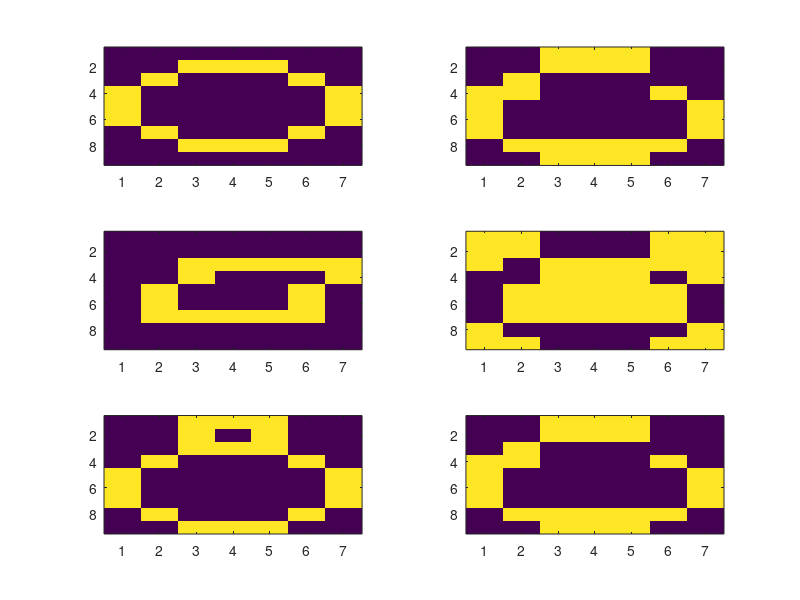
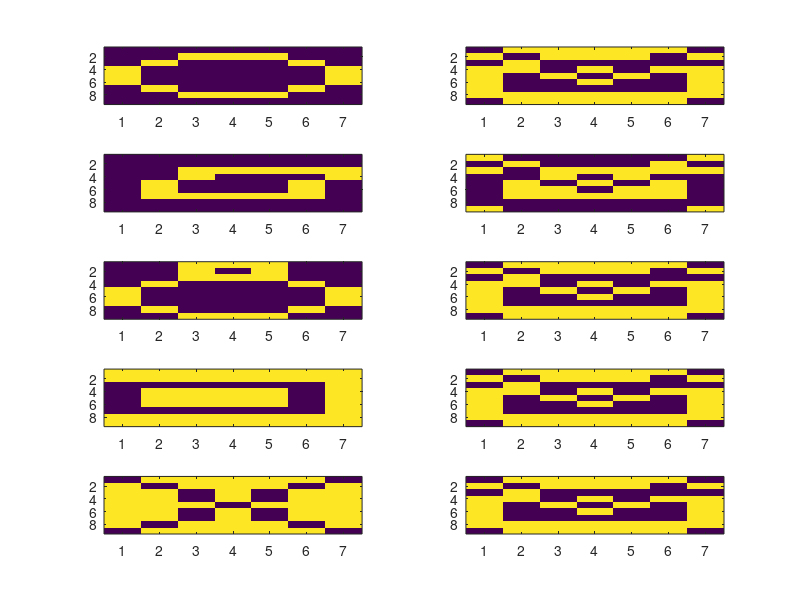
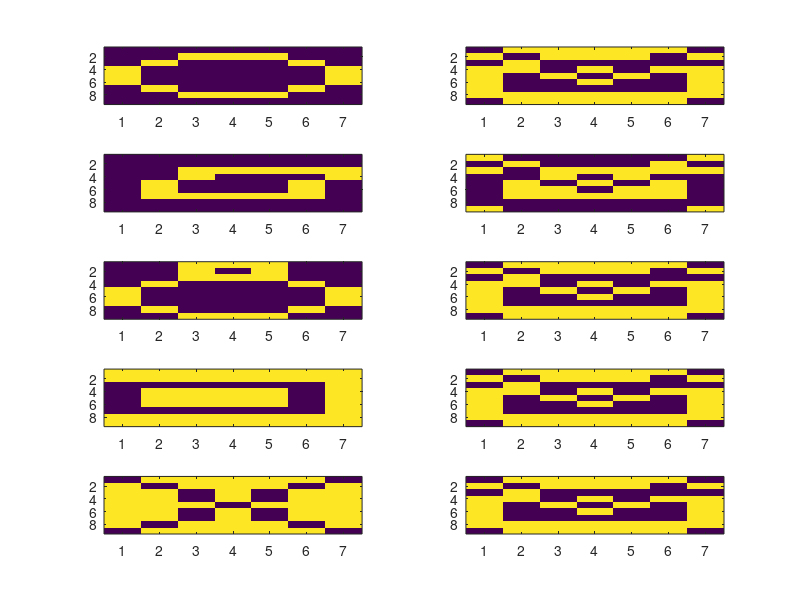

Here is the MATLAB script that generated these plots, in order:
% heteroassociative neural net using the Hebb rule
%Part A
load('SandT_patterns_HW3_P1.mat')
inputSize = size(S); % matrix size of input
outputSize = size(T); % matrix size of output

w = zeros(inputSize(1),inputSize(2),outputSize(2),outputSize(1)); %Matrix of weights for each input, each weight vector is a 7x9 mapped to the input indexes 9x7, 9x7x7x9
w_total = zeros(inputSize(1),inputSize(2),outputSize(2),outputSize(1)); % weights after adding up all input output wight matrices
%disp(size(w))
for k = 1:inputSize(3) % loop through all sets
    for i = 1:inputSize(1)
        for j = 1:inputSize(2)
            w(i,j,:,:) = S(i,j,k) * transpose(T(:,:,k)); %single weight matrix is S *T'
        end
    end
    w_total = w_total + w; % add all weight matrices being created
end

y = zeros(outputSize);% set output of net to size of T

for k = 1:inputSize(3) % loop through all inputs
    for i = 1:outputSize(1) % loop through all weight vectors
        for j = 1:outputSize(2)
            %disp(w_total(2,1,:,:))
            w_index = reshape(w_total(i,j,:,:),7,9);% reshape individual weight vector becasue matlab did not like it
            %disp(w_index)
            y(:,:,k) = transpose(w_index) * S(i,j,k); % y_in = W' * X
        end
    end

    for i = 1:outputSize(1) % loop through all values of y_in and change to bipolar
        for j = 1:outputSize(2)
            if (y(i,j,k) >= 0)
                y(i,j,k) = 1;
            else
                y(i,j,k) = -1;
            end
        end
    end
end
%check recall
%left is input, right is output
figure(1)
subplot(3,2,1),imagesc(T(:,:,1))
subplot(3,2,2),imagesc(y(:,:,1))
subplot(3,2,3),imagesc(T(:,:,2))
subplot(3,2,4),imagesc(y(:,:,2))
subplot(3,2,5),imagesc(T(:,:,3))
subplot(3,2,6),imagesc(y(:,:,3))

%%%%%%%%%%%%%%%%%%%%%%%%%%%%%%%%%%%%%%%%%%%%%%%%%%%%%%%%%%%%%%%%%%%%%%%%%%%%%%%%%%%%%%%%%%%%%%%%%%%%%%%%%%%%
% Part B
%new input output pairs
newInputs = -1 * T(:,:,1:2);
newOutputs = -1 * S(:,:,2:3);
S = cat(3,S,newInputs);
T = cat(3,T,newOutputs);
outputSize = size(T); % matrix size of output
inputSize = size(S);

w = zeros(inputSize(1),inputSize(2),outputSize(2),outputSize(1)); %Matrix of weights for each input, each weight vector is a 7x9 mapped to the input indexes 9x7, 9x7x7x9
w_total = zeros(inputSize(1),inputSize(2),outputSize(2),outputSize(1)); % weights after adding up all input output wight matrices
%disp(size(w))
for k = 1:inputSize(3) % loop through all sets
    for i = 1:inputSize(1)
        for j = 1:inputSize(2)
            w(i,j,:,:) = S(i,j,k) * transpose(T(:,:,k)); %single weight matrix is S *T'
        end
    end
    w_total = w_total + w; % add all weight matrices being created
end

y = zeros(outputSize);% set output of net to size of T

for k = 1:inputSize(3) % loop through all inputs
    for i = 1:outputSize(1) % loop through all weight vectors
        for j = 1:outputSize(2)
            %disp(w_total(2,1,:,:))
            w_index = reshape(w_total(i,j,:,:),7,9);% reshape individual weight vector becasue matlab did not like it
            %disp(w_index)
            y(:,:,k) = transpose(w_index) * S(i,j,k); % y_in = W' * X
        end
    end

    for i = 1:outputSize(1) % loop through all values of y_in and change to bipolar
        for j = 1:outputSize(2)
            if (y(i,j,k) >= 0)
                y(i,j,k) = 1;
            else
                y(i,j,k) = -1;
            end
        end
    end
end
%check recall
figure(2)
subplot(5,2,1),imagesc(T(:,:,1))
subplot(5,2,2),imagesc(y(:,:,1))
subplot(5,2,3),imagesc(T(:,:,2))
subplot(5,2,4),imagesc(y(:,:,2))
subplot(5,2,5),imagesc(T(:,:,3))
subplot(5,2,6),imagesc(y(:,:,3))
subplot(5,2,7),imagesc(T(:,:,4))
subplot(5,2,8),imagesc(y(:,:,4))
subplot(5,2,9),imagesc(T(:,:,5))
subplot(5,2,10),imagesc(y(:,:,5))

%%%%%%%%%%%%%%%%%%%%%%%%%%%%%%%%%%%%%%%%%%%%%%%%%%%%%%%%%%%%%%%%%%%%%%%%%%%%%%%%%%%%%%%%%%%%%%%%%%%%%%%%%%%%
% Part C
%get 12 random pixels
pixels = randsample(1:63, 12);
%include mssing and errors
% input 0's in first 6 indices of all images and errors in second 6 indices
% for all images
for i = 1:size(pixels,2)
    for j = 1:inputSize(3)
        if i >= 6
            S((pixels(i) + 63 * (j -1))) = 0;
        else
            S((pixels(i) + 63 * (j -1))) = -1 * S((pixels(i) + 63 * (j -1)));
        end
    end
end

for k = 1:inputSize(3) % loop through all inputs
    for i = 1:outputSize(1) % loop through all weight vectors
        for j = 1:outputSize(2)
            %disp(w_total(2,1,:,:))
            w_index = reshape(w_total(i,j,:,:),7,9);% reshape individual weight vector becasue matlab did not like it
            %disp(w_index)
            y(:,:,k) = transpose(w_index) * S(i,j,k); % y_in = W' * X
        end
    end

    for i = 1:outputSize(1) % loop through all values of y_in and change to bipolar
        for j = 1:outputSize(2)
            if (y(i,j,k) >= 0)
                y(i,j,k) = 1;
            else
                y(i,j,k) = -1;
            end
        end
    end
end
%check recall
figure(3)
subplot(5,2,1),imagesc(T(:,:,1))
subplot(5,2,2),imagesc(y(:,:,1))
subplot(5,2,3),imagesc(T(:,:,2))
subplot(5,2,4),imagesc(y(:,:,2))
subplot(5,2,5),imagesc(T(:,:,3))
subplot(5,2,6),imagesc(y(:,:,3))
subplot(5,2,7),imagesc(T(:,:,4))
subplot(5,2,8),imagesc(y(:,:,4))
subplot(5,2,9),imagesc(T(:,:,5))
subplot(5,2,10),imagesc(y(:,:,5))
